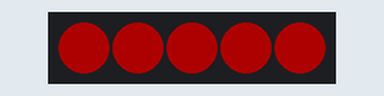
Simulated run of this sketch. Board: Arduino Uno, built with avr-gcc and run on an emulated ATmega328P. On the bench: 5 RGB LEDs in strip order, left to right. Dim RGB values are drawn brighter than linear; the strip is taken to match the declared colour order.

Above: at 0.1 s.
At 2.1 s:
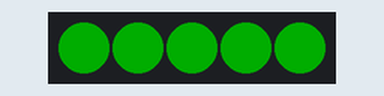
At 4.1 s:
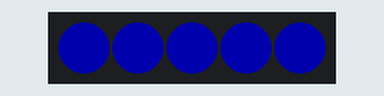
Timing chart, 0 to 129.5 s (numbered marks = the images above):
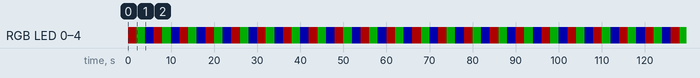

Measured:
- by itself, RGB LED 0–4: repeats every 6.0 s: RGB(0, 50, 0) 2.0 s, RGB(0, 0, 50) 2.0 s, RGB(50, 0, 0) 2.0 s
- by itself, everything shown: repeats every 6.0 s, in 3 steps
- what the display in image 1 shows lasts 2.0 s, from 2.0 s to 4.0 s

The sketch:

ws2812ColorTest.ino
```cpp
//This sketch helps you test if your WS2812 LEDs are configured for RGB or GRB

#include <Adafruit_NeoPixel.h>

// Pin and pixel count
#define PIN 6
#define NUM_PIXELS 5

//LEDs should glow red, then green, then blue.
//If they don't change NEO_RGB to NEO_GRB in the following statement
//Then anytime you use the Adafruit_NeoPixel library, you will use NEO_GRB

Adafruit_NeoPixel strip(NUM_PIXELS, PIN, NEO_RGB + NEO_KHZ800);

void setup()
{
  strip.begin();
  strip.setBrightness(50);
  strip.show(); // Initialize all pixels to off
}

void loop()
{
  // Test RED
  for (int i = 0; i < NUM_PIXELS; i++)
  {
    strip.setPixelColor(i, strip.Color(255, 0, 0));
  }
  strip.show();
  delay(2000);

  // Test GREEN
  for (int i = 0; i < NUM_PIXELS; i++)
  {
    strip.setPixelColor(i, strip.Color(0, 255, 0));
  }
  strip.show();
  delay(2000);

  // Test BLUE
  for (int i = 0; i < NUM_PIXELS; i++)
  {
    strip.setPixelColor(i, strip.Color(0, 0, 255));
  }
  strip.show();
  delay(2000);
}
```
